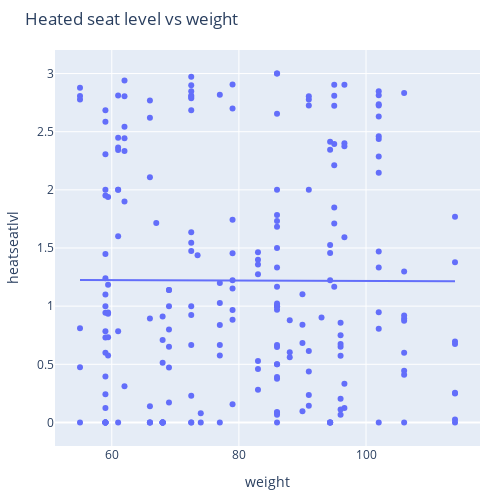

This figure's notebook cell:
### Code cell
fig = px.scatter(
    df.groupby(by="experiment_number").agg("mean"),
    x="weight",
    y=target,
    trendline="ols",
    title="Heated seat level vs weight",
)
fig.update_layout(
    autosize=False, width=500, height=500, margin=dict(l=40, r=20, t=50, b=50)
)

fig.show()

### Figure 1 — Plotly figure (JSON) as saved in the notebook; plotly's stock layout.template omitted (floating-point values rounded to 4 significant figures; data arrays with more than 128 entries replaced by an {"elided": "..."} marker saying what was removed)
{"data": [{"hovertemplate": "weight=%{x}<br>heatseatlvl=%{y}<extra></extra>", "legendgroup": "", "marker": {"color": "#636efa", "symbol": "circle"}, "mode": "markers", "name": "", "orientation": "v", "showlegend": false, "type": "scatter", "x": {"elided": "220 float values"}, "xaxis": "x", "y": {"elided": "220 float values"}, "yaxis": "y"}, {"hovertemplate": "<b>OLS trendline</b><br>heatseatlvl = -0.000187253 * weight + 1.23473<br>R<sup>2</sup>=0.000010<br><br>weight=%{x}<br>heatseatlvl=%{y} <b>(trend)</b><extra></extra>", "legendgroup": "", "marker": {"color": "#636efa", "symbol": "circle"}, "mode": "lines", "name": "", "showlegend": false, "type": "scatter", "x": {"elided": "220 float values"}, "xaxis": "x", "y": {"elided": "220 float values"}, "yaxis": "y"}], "layout": {"autosize": false, "height": 500, "legend": {"tracegroupgap": 0}, "margin": {"b": 50, "l": 40, "r": 20, "t": 50}, "title": {"text": "Heated seat level vs weight"}, "width": 500, "xaxis": {"anchor": "y", "domain": [0, 1], "title": {"text": "weight"}}, "yaxis": {"anchor": "x", "domain": [0, 1], "title": {"text": "heatseatlvl"}}}}
